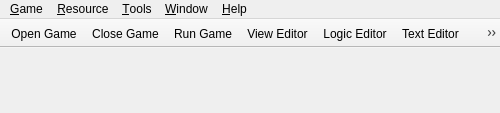
<?xml version="1.0" encoding="UTF-8"?>
<ui version="4.0">
 <class>Menu</class>
 <widget class="QMainWindow" name="Menu">
  <property name="geometry">
   <rect>
    <x>0</x>
    <y>0</y>
    <width>500</width>
    <height>113</height>
   </rect>
  </property>
  <property name="minimumSize">
   <size>
    <width>500</width>
    <height>113</height>
   </size>
  </property>
  <property name="maximumSize">
   <size>
    <width>500</width>
    <height>113</height>
   </size>
  </property>
  <property name="windowTitle">
   <string>AGI Studio</string>
  </property>
  <property name="windowIcon">
   <iconset resource="agistudio.qrc">
    <normaloff>:/icons/app_icon.xpm</normaloff>:/icons/app_icon.xpm</iconset>
  </property>
  <widget class="QWidget" name="centralwidget">
   <property name="enabled">
    <bool>true</bool>
   </property>
   <property name="autoFillBackground">
    <bool>false</bool>
   </property>
   <layout class="QHBoxLayout" name="horizontalLayout"/>
  </widget>
  <widget class="QMenuBar" name="menuBar">
   <property name="geometry">
    <rect>
     <x>0</x>
     <y>0</y>
     <width>500</width>
     <height>24</height>
    </rect>
   </property>
   <widget class="QMenu" name="menu_Game">
    <property name="title">
     <string>&amp;Game</string>
    </property>
    <widget class="QMenu" name="menuNew">
     <property name="title">
      <string>&amp;New</string>
     </property>
     <addaction name="actionNewBlank"/>
     <addaction name="actionNewFromTemplate"/>
    </widget>
    <addaction name="menuNew"/>
    <addaction name="actionGameOpen"/>
    <addaction name="actionGameClose"/>
    <addaction name="actionGameRun"/>
    <addaction name="separator"/>
    <addaction name="actionAppSettings"/>
    <addaction name="separator"/>
    <addaction name="actionAppQuit"/>
   </widget>
   <widget class="QMenu" name="menu_Resource">
    <property name="title">
     <string>&amp;Resource</string>
    </property>
    <addaction name="actionResNewWindow"/>
    <addaction name="separator"/>
    <addaction name="actionResAdd"/>
    <addaction name="actionResExtract"/>
    <addaction name="actionResDelete"/>
    <addaction name="actionResRenumber"/>
    <addaction name="separator"/>
    <addaction name="actionResRebuildVOLFiles"/>
    <addaction name="actionResRecompileAll"/>
   </widget>
   <widget class="QMenu" name="menu_Tools">
    <property name="title">
     <string>&amp;Tools</string>
    </property>
    <addaction name="actionToolsViewEditor"/>
    <addaction name="actionToolsLogicEditor"/>
    <addaction name="actionToolsTextEditor"/>
    <addaction name="actionToolsObjectEditor"/>
    <addaction name="actionToolsWordTokensEditor"/>
    <addaction name="actionToolsPictureEditor"/>
    <addaction name="actionToolsSoundPlayer"/>
   </widget>
   <widget class="QMenu" name="menu_Window">
    <property name="title">
     <string>&amp;Window</string>
    </property>
    <addaction name="actionWindowSaveAll"/>
    <addaction name="actionWindowSaveAllandRun"/>
    <addaction name="actionWindowList"/>
   </widget>
   <widget class="QMenu" name="menu_Help">
    <property name="title">
     <string>&amp;Help</string>
    </property>
    <addaction name="actionHelpContents"/>
    <addaction name="actionHelpIndex"/>
    <addaction name="separator"/>
    <addaction name="actionHelpAboutQt"/>
    <addaction name="actionHelpAboutAGIStudio"/>
   </widget>
   <addaction name="menu_Game"/>
   <addaction name="menu_Resource"/>
   <addaction name="menu_Tools"/>
   <addaction name="menu_Window"/>
   <addaction name="menu_Help"/>
  </widget>
  <widget class="QToolBar" name="toolBar">
   <property name="windowTitle">
    <string>toolBar</string>
   </property>
   <property name="movable">
    <bool>false</bool>
   </property>
   <attribute name="toolBarArea">
    <enum>TopToolBarArea</enum>
   </attribute>
   <attribute name="toolBarBreak">
    <bool>false</bool>
   </attribute>
   <addaction name="actionOpenGameButton"/>
   <addaction name="actionCloseGameButton"/>
   <addaction name="actionRunGameButton"/>
   <addaction name="actionViewEditorButton"/>
   <addaction name="actionLogicEditorButton"/>
   <addaction name="actionTextEditorButton"/>
   <addaction name="actionObjectEditorButton"/>
   <addaction name="actionWordTokensEditorButton"/>
   <addaction name="actionPictureEditorButton"/>
  </widget>
  <widget class="QStatusBar" name="statusBarMainMenu">
   <property name="sizeGripEnabled">
    <bool>false</bool>
   </property>
  </widget>
  <action name="actionOpenGameButton">
   <property name="icon">
    <iconset resource="agistudio.qrc">
     <normaloff>:/icons/toolbar_open.xpm</normaloff>:/icons/toolbar_open.xpm</iconset>
   </property>
   <property name="text">
    <string>Open Game</string>
   </property>
  </action>
  <action name="actionCloseGameButton">
   <property name="icon">
    <iconset resource="agistudio.qrc">
     <normaloff>:/icons/toolbar_close.xpm</normaloff>:/icons/toolbar_close.xpm</iconset>
   </property>
   <property name="text">
    <string>Close Game</string>
   </property>
  </action>
  <action name="actionRunGameButton">
   <property name="icon">
    <iconset resource="agistudio.qrc">
     <normaloff>:/icons/toolbar_run.xpm</normaloff>:/icons/toolbar_run.xpm</iconset>
   </property>
   <property name="text">
    <string>Run Game</string>
   </property>
  </action>
  <action name="actionViewEditorButton">
   <property name="icon">
    <iconset resource="agistudio.qrc">
     <normaloff>:/icons/toolbar_viewedit.xpm</normaloff>:/icons/toolbar_viewedit.xpm</iconset>
   </property>
   <property name="text">
    <string>View Editor</string>
   </property>
  </action>
  <action name="actionLogicEditorButton">
   <property name="icon">
    <iconset resource="agistudio.qrc">
     <normaloff>:/icons/toolbar_logedit.xpm</normaloff>:/icons/toolbar_logedit.xpm</iconset>
   </property>
   <property name="text">
    <string>Logic Editor</string>
   </property>
  </action>
  <action name="actionTextEditorButton">
   <property name="icon">
    <iconset resource="agistudio.qrc">
     <normaloff>:/icons/toolbar_textedit.xpm</normaloff>:/icons/toolbar_textedit.xpm</iconset>
   </property>
   <property name="text">
    <string>Text Editor</string>
   </property>
  </action>
  <action name="actionObjectEditorButton">
   <property name="icon">
    <iconset resource="agistudio.qrc">
     <normaloff>:/icons/toolbar_objedit.xpm</normaloff>:/icons/toolbar_objedit.xpm</iconset>
   </property>
   <property name="text">
    <string>Object Editor</string>
   </property>
  </action>
  <action name="actionWordTokensEditorButton">
   <property name="icon">
    <iconset resource="agistudio.qrc">
     <normaloff>:/icons/toolbar_wordsedit.xpm</normaloff>:/icons/toolbar_wordsedit.xpm</iconset>
   </property>
   <property name="text">
    <string>WORD.TOK Editor</string>
   </property>
  </action>
  <action name="actionPictureEditorButton">
   <property name="icon">
    <iconset resource="agistudio.qrc">
     <normaloff>:/icons/toolbar_picedit.xpm</normaloff>:/icons/toolbar_picedit.xpm</iconset>
   </property>
   <property name="text">
    <string>Picture Editor</string>
   </property>
  </action>
  <action name="actionNewBlank">
   <property name="text">
    <string>&amp;Blank...</string>
   </property>
  </action>
  <action name="actionNewFromTemplate">
   <property name="text">
    <string>From &amp;Template...</string>
   </property>
  </action>
  <action name="actionGameOpen">
   <property name="text">
    <string>&amp;Open...</string>
   </property>
   <property name="shortcut">
    <string>Ctrl+O</string>
   </property>
  </action>
  <action name="actionGameClose">
   <property name="text">
    <string>&amp;Close</string>
   </property>
  </action>
  <action name="actionGameRun">
   <property name="text">
    <string>&amp;Run</string>
   </property>
   <property name="shortcut">
    <string>Ctrl+R</string>
   </property>
  </action>
  <action name="actionAppSettings">
   <property name="text">
    <string>&amp;Settings...</string>
   </property>
  </action>
  <action name="actionAppQuit">
   <property name="text">
    <string>&amp;Quit</string>
   </property>
   <property name="shortcut">
    <string>Alt+F4</string>
   </property>
  </action>
  <action name="actionResNewWindow">
   <property name="text">
    <string>New Window</string>
   </property>
  </action>
  <action name="actionResAdd">
   <property name="text">
    <string>&amp;Add</string>
   </property>
  </action>
  <action name="actionResExtract">
   <property name="text">
    <string>&amp;Extract</string>
   </property>
  </action>
  <action name="actionResDelete">
   <property name="text">
    <string>&amp;Delete</string>
   </property>
  </action>
  <action name="actionResRenumber">
   <property name="text">
    <string>&amp;Renumber</string>
   </property>
  </action>
  <action name="actionResRebuildVOLFiles">
   <property name="text">
    <string>Re&amp;build VOL Files</string>
   </property>
  </action>
  <action name="actionResRecompileAll">
   <property name="text">
    <string>Re&amp;compile All</string>
   </property>
  </action>
  <action name="actionToolsViewEditor">
   <property name="text">
    <string>&amp;View Editor</string>
   </property>
  </action>
  <action name="actionToolsLogicEditor">
   <property name="text">
    <string>&amp;Logic Editor</string>
   </property>
  </action>
  <action name="actionToolsTextEditor">
   <property name="text">
    <string>&amp;Text Editor</string>
   </property>
  </action>
  <action name="actionToolsPictureEditor">
   <property name="text">
    <string>&amp;Picture Editor</string>
   </property>
  </action>
  <action name="actionToolsObjectEditor">
   <property name="text">
    <string>&amp;Object Editor</string>
   </property>
  </action>
  <action name="actionToolsWordTokensEditor">
   <property name="text">
    <string>&amp;Word Tokens Editor</string>
   </property>
  </action>
  <action name="actionToolsSoundPlayer">
   <property name="text">
    <string>&amp;Sound Player</string>
   </property>
  </action>
  <action name="actionWindowSaveAll">
   <property name="text">
    <string>&amp;Save All</string>
   </property>
  </action>
  <action name="actionWindowSaveAllandRun">
   <property name="text">
    <string>Save All and &amp;Run</string>
   </property>
  </action>
  <action name="actionWindowList">
   <property name="text">
    <string>&amp;Window List</string>
   </property>
  </action>
  <action name="actionHelpContents">
   <property name="text">
    <string>&amp;Contents</string>
   </property>
  </action>
  <action name="actionHelpIndex">
   <property name="text">
    <string>&amp;Index</string>
   </property>
  </action>
  <action name="actionHelpAboutAGIStudio">
   <property name="text">
    <string>&amp;About AGI Studio</string>
   </property>
  </action>
  <action name="actionHelpAboutQt">
   <property name="text">
    <string>About &amp;Qt</string>
   </property>
  </action>
 </widget>
 <resources>
  <include location="agistudio.qrc"/>
 </resources>
 <connections/>
</ui>
